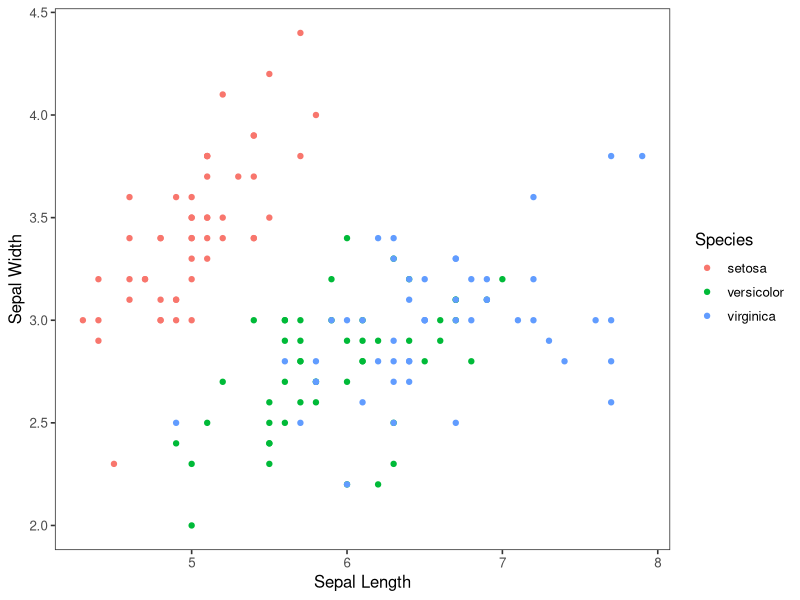

Generate this figure with R:
## ---- chunk 1
knitr::opts_chunk$set(echo = TRUE)
library(dplyr)
## ---- chunk 2
# notes ----
# This is a demonstration of how scripts should be setup 
# Author: Ben Williams
# contact: ben.williams@alaska.gov
# Last edited: 2017-7-7

# load ----  
library(tidyverse)  
theme_set(theme_bw(base_size=12) +   
  theme(panel.grid.major = element_blank(),  
  panel.grid.minor = element_blank()))  

# data ----  
# typically this would be read_csv("data/iris.csv")  
# but the iris dataset is built in  

# change names
names(iris) <- c('sepal.length', 'sepal.width', 'petal.length', 'petal.width', 'Species') 
glimpse(iris)

# eda ----

ggplot(iris, aes(sepal.length, sepal.width, color=Species)) + geom_point() +
	ylab('Sepal Width') + xlab('Sepal Length')
## ---- chunk 3
sessionInfo()
